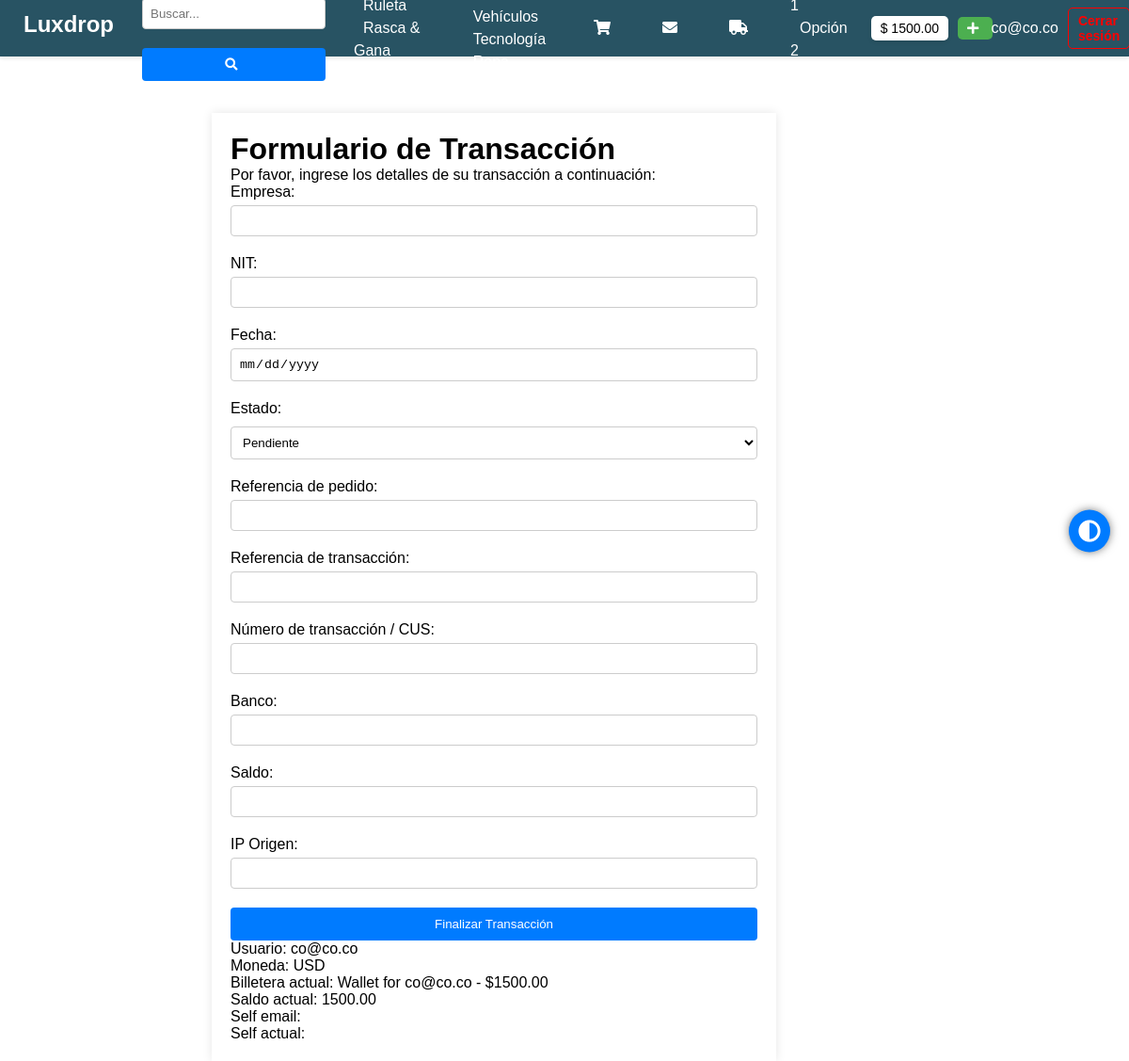
The app's page /initiate_transfer/ (signed in), older data.
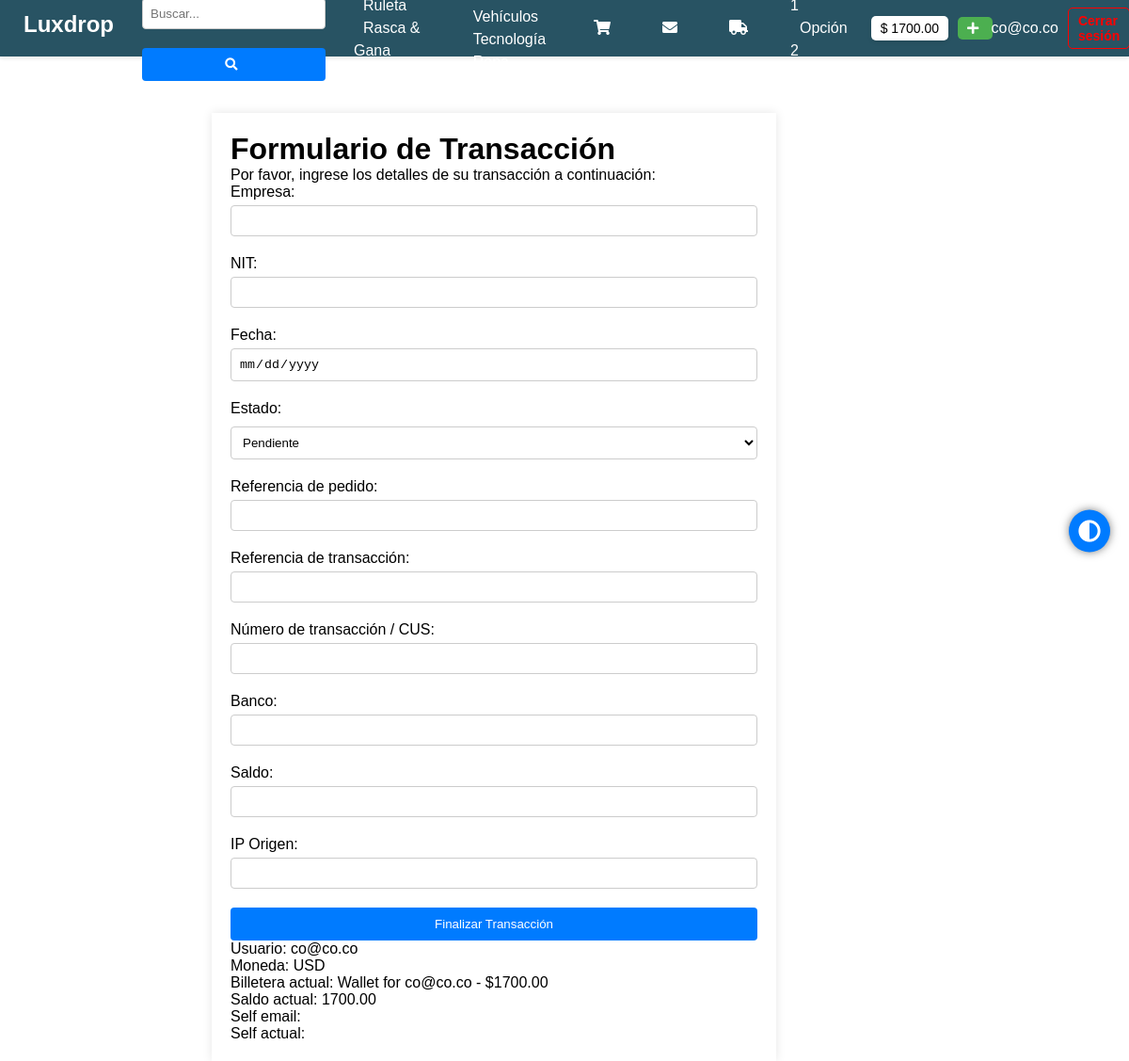
The same page, newer data.
### Lucky/models.py (models this page shows)
class CustomUser(AbstractBaseUser, PermissionsMixin):
    ROLE_CHOICES = [
        ('superuser', 'Superuser'),
        ('admin', 'Admin'),
        ('manager', 'Manager'),
        ('customer', 'Customer'),
    ]
    email = models.EmailField(unique=True)
    date_joined = models.DateTimeField(default=timezone.now)
    last_login = models.DateTimeField(_('last login'), blank=True, null=True)
    first_name = models.CharField(max_length=50, blank=True)
    last_name = models.CharField(max_length=50, blank=True)
    is_active = models.BooleanField(default=True)
    is_staff = models.BooleanField(default=False)
    user_number = models.IntegerField(blank=True, null=True)
    is_verified = models.BooleanField(default=False, blank=True)
    groups = models.ManyToManyField(Group, related_name='customuser_set', blank=True)
    user_permissions = models.ManyToManyField(Permission, related_name='customuser_set', blank=True)
    role = models.CharField(max_length=50, choices=ROLE_CHOICES, default='customer')
    objects = CustomUserManager()
    USERNAME_FIELD = 'email'
    REQUIRED_FIELDS = []
    class Meta:
        db_table = 'Auth'
        verbose_name = _('user')
        verbose_name_plural = _('users')
    def __str__(self):
        return self.email

class Wallet(models.Model):
    user = models.OneToOneField(CustomUser, on_delete=models.CASCADE, related_name='wallet')
    currency = models.CharField(max_length=3, default='USD')
    last_update_date = models.DateTimeField(auto_now=True)
    amount = models.DecimalField(max_digits=10, decimal_places=2, default=0)
    def __str__(self):
        return f"Wallet for {self.user.email} - ${self.amount}"
    class Meta:
        db_table = 'Wallet'

### Lucky/views.py (the view)
# urls.py: path('initiate_transfer/', views.initiate_transfer, name='initiate_transfer'),
@login_required
def initiate_transfer(request):
    saldo = 0  # Inicializar saldo en 0 para evitar problemas si el usuario no tiene una billetera
    if request.method == 'POST':
        form = transfer_form(request.POST)
        if form.is_valid():
            try:
                with transaction.atomic():
                    empresa = form.cleaned_data['empresa']
                    nit = form.cleaned_data['nit']
                    fecha = form.cleaned_data['fecha']
                    estado = form.cleaned_data['estado']
                    refPedido = form.cleaned_data['refPedido']
                    refTransaccion = form.cleaned_data['refTransaccion']
                    numTransaccion = form.cleaned_data['numTransaccion']
                    bank = form.cleaned_data['bank']
                    amount = form.cleaned_data['amount']
                    ipOrigen = form.cleaned_data['ipOrigen']
                    transferencia = Transfer(
                        empresa=empresa,
                        nit=nit,
                        fecha=fecha,
                        estado=estado,
                        refPedido=refPedido,
                        refTransaccion=refTransaccion,
                        numTransaccion=numTransaccion,
                        bank=bank,
                        amount=amount,
                        ipOrigen=ipOrigen,
                        user=request.user
                    )
                    transferencia.save()
                    wallet = Wallet.objects.get(user=request.user)
                    if wallet.amount >= amount:
                        wallet.amount -= amount
                        wallet.save()
                    else:
                        raise ValueError("Saldo insuficiente")
                    messages.success(request, 'Transacción realizada exitosamente.')
                    return redirect('home')
            except Exception as e:
                messages.error(request, f'Error al realizar la transacción: {str(e)}')
        else:
            messages.error(request, 'Error en el formulario de transferencia. Por favor revise los datos ingresados.')
    else:
        initial_data = {
            'empresa': 'Nombre de la Empresa',
            'nit': '1234567890',
            'fecha': date.today(),
            'refPedido': 'REF123456',
            'refTransaccion': 'TRANS123456',
            'numTransaccion': 'CUS123456',
            'bank': 'Nombre del Banco',
            'amount': 100,  # Valor por defecto, cambiar según sea necesario
            'ipOrigen': request.META.get('REMOTE_ADDR', '127.0.0.1')
        }
        form = TransferFundsForm(initial=initial_data)
        try:
            wallet = Wallet.objects.get(user=request.user)
            saldo = wallet.amount
        except Wallet.DoesNotExist:
            saldo = 0  # Si el usuario no tiene una billetera, establecer saldo en 0
    return render(request, 'transfer_form.html', {'form': form})

### Lucky/forms.py
class TransferFundsForm(forms.ModelForm):
    company_name = forms.CharField(max_length=100, required=False)
    tax_id = forms.CharField(max_length=20, required=False)
    current_date = forms.DateField(required=False)
    state = forms.CharField(max_length=20, required=False)
    order_reference = forms.CharField(max_length=50, required=False)
    transaction_reference = forms.CharField(max_length=50, required=False)
    transaction_number_CUS = forms.CharField(max_length=50, required=False)
    bank = forms.CharField(max_length=50, required=False)
    value = forms.DecimalField(max_digits=10, decimal_places=2, required=False)
    current_balance = forms.DecimalField(max_digits=10, decimal_places=2, required=False)
    origin_ip = forms.CharField(max_length=15, required=False)
    amount = forms.DecimalField(max_digits=10, decimal_places=2, min_value=0.01)
    class Meta:
        model = TransactionsWallet
        fields = [
            'company_name', 'tax_id', 'current_date', 'state', 'order_reference',
            'transaction_reference', 'transaction_number_CUS', 'bank', 'value',
            'current_balance', 'origin_ip', 'amount'
        ]

### templates/transfer_form.html (shortened to what this page needs)
{% load static %}
<!DOCTYPE html>
<html lang="en">
<head>
    <link rel="stylesheet" href="https://cdnjs.cloudflare.com/ajax/libs/font-awesome/5.15.4/css/all.min.css">
    <link rel="stylesheet" href="{% static 'css/style.css' %}">
</head>
<body>
    <div class="page-wrapper">
        <div class="main-content">
            {% include 'header.html' %}
            <div class="transfer-form-container">
                <h1>Formulario de Transacción</h1>
                <p>Por favor, ingrese los detalles de su transacción a continuación:</p>
                <form method="POST" action="{% url 'procesar_transaccion' %}" onsubmit="console.log('Enviando formulario con método POST a la URL correcta.');">
                    <label for="empresa">Empresa:</label>
                    <input type="text" id="empresa" name="empresa" required value="{{ empresa_nombre }}" readonly>
                    <label for="nit">NIT:</label>
                    <input type="text" id="nit" name="nit" required value="{{ nit }}" readonly>
                    <label for="fecha">Fecha:</label>
                    <input type="date" id="fecha" name="fecha" required value="{{ fecha_actual }}" readonly>
                    <label for="estado">Estado:</label>
                    <select id="estado" name="estado">
                        <option value="pendiente">Pendiente</option>
                    </select>
                    <label for="refPedido">Referencia de pedido:</label>
                    <input type="text" id="refPedido" name="refPedido" required value="{{ referencia_de_pedido }}" readonly>
                    <label for="refTransaccion">Referencia de transacción:</label>
                    <input type="text" id="refTransaccion" name="refTransaccion" required value="{{ referencia_de_transacion }}" readonly>
                    <label for="numTransaccion">Número de transacción / CUS:</label>
                    <input type="text" id="numTransaccion" name="numTransaccion" required value="{{ numero_de_transaccion_CUS }}" readonly>
                    <label for="bank">Banco:</label>
                    <input type="text" id="bank" name="bank" required value="{{ banco }}" readonly>
                    <label for="amount">Saldo:</label>
                    <input type="number" id="amount" name="amount" step="0.01" required value="{{ saldo }}">
                    <label for="ipOrigen">IP Origen:</label>
                    <input type="text" id="ipOrigen" name="ipOrigen" required value="{{ IP_de_origen }}" readonly>
                    <button type="submit" cclass="transfer-form-btn" data-url="{% url 'procesar_transaccion' %}">Finalizar Transacción</button>
                </form>
                <p>Usuario: {{ user }}</p>
                <p>Moneda: {{ user.wallet.currency }}</p>
                <p>Billetera actual: {{ user.wallet }}</p>
                <p>Saldo actual: {{ user.wallet.amount }}</p>
                <p>Self email: {{ self.user.email }}</p>
                <p>Self actual: {{ self.amount }}</p>
            </div>
        </div>
        <div class="floating-button" id="theme-toggle">
            <i class="fas fa-adjust"></i>
        </div>
        {% include 'modal_lugares.html' %}
    </div>
</body>
</html>

### templates/header.html (shortened to what this page needs)
{% load static %}
<!DOCTYPE html>
<html lang="en">
<head>
    <link rel="stylesheet" href="https://cdnjs.cloudflare.com/ajax/libs/font-awesome/5.15.4/css/all.min.css">
    <link rel="stylesheet" href="{% static 'css/header.css' %}">
</head>
<body>
    <header>
        <nav>
            <li class="title"><a href="{% url 'home' %}">Luxdrop</a></li>
            <ul id="navMenu">
                <li class="dropdown search-dropdown">
                    <div class="dropdown-content search-bar">
                        <input type="text" placeholder="Buscar..." id="searchInput">
                        <button type="submit"><i class="fas fa-search"></i></button>
                    </div>
                </li>
                <li class="dropdown">
                    <div class="dropdown-content">
                        <a href="{% url 'drop' %}">Ruleta</a>
                        <a href="#">Rasca & Gana</a>
                        <a href="#">Reacción</a>
                    </div>
                </li>
                <li class="dropdown">
                    <div class="dropdown-content">
                        <a href="#">Vivienda</a>
                        <a href="#">Vehículos</a>
                        <a href="#">Tecnología</a>
                        <a href="#">Ropa</a>
                        <a href="#">Accesorios</a>
                    </div>
                </li>
                <li><a href="{% url 'cart' %}"><i class="fas fa-shopping-cart"></i></a></li>
                <li><a href="#"><i class="fas fa-envelope"></i></a></li>
                <li><a id="delivery-icon" href="{% url 'delivery' %}"><i class="fas fa-truck"></i></a></li>
                <li class="dropdown">
                    <div class="dropdown-content">
                        <a href="#">Opción 1</a>
                        <a href="#">Opción 2</a>
                        <a href="#">Opción 3</a>
                    </div>
                </li>
            </ul>
            <div class="user-actions">
                <div class="saldo-box">
                    <p>$ {{ user.wallet.amount }}</p>
                </div>
                <button id="openModalButton" data-url="{% url 'transfer' %}"><i class="fas fa-plus"></i></button>
            </div>
            <div class="user-actions">
                <p class="username">{{ user.email }}</p>
                <a href="{% url 'index' %}" class="logout-button">Cerrar sesión</a>
            </div>
        </nav>
    </header>
</body>
</html>

Row changes from the older to the newer data that the page shows:
changed CustomUser "co@co.co": wallet.amount "1500.00" → "1700.00"; wallet "Wallet for co@co.co - $1500.00" → "Wallet for co@co.co - $1700.00"
